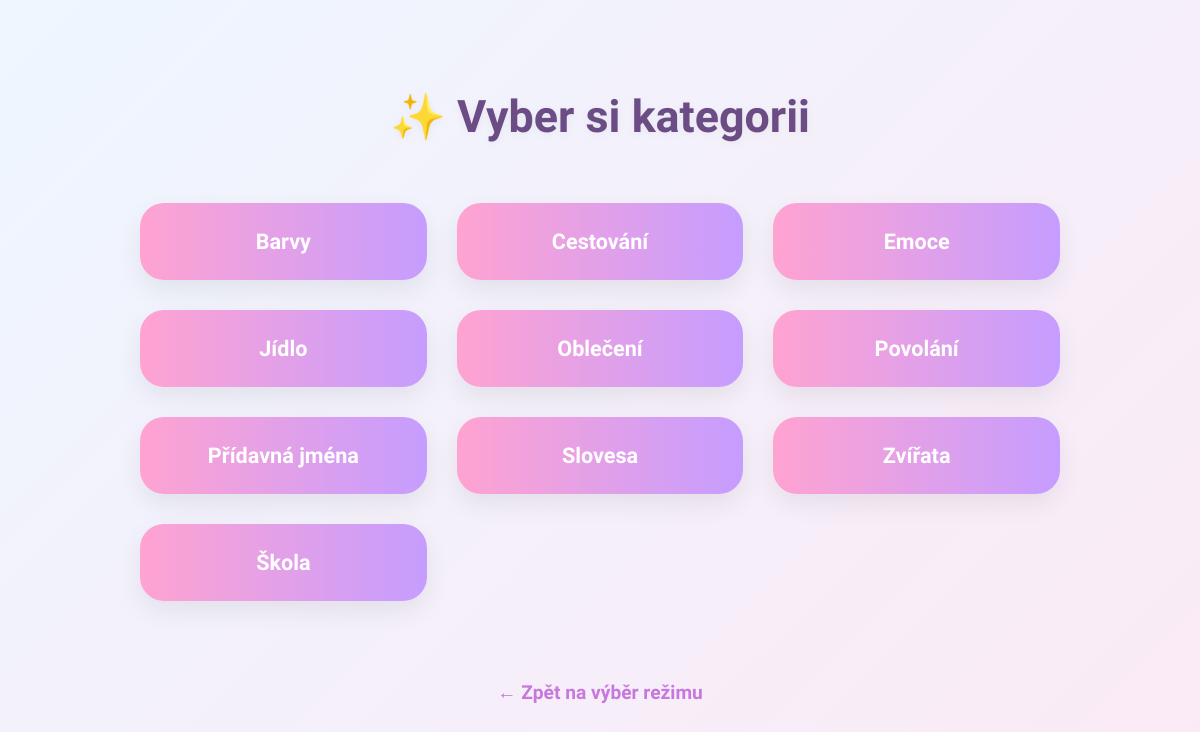
Page /practice/category/ on the earlier database version.
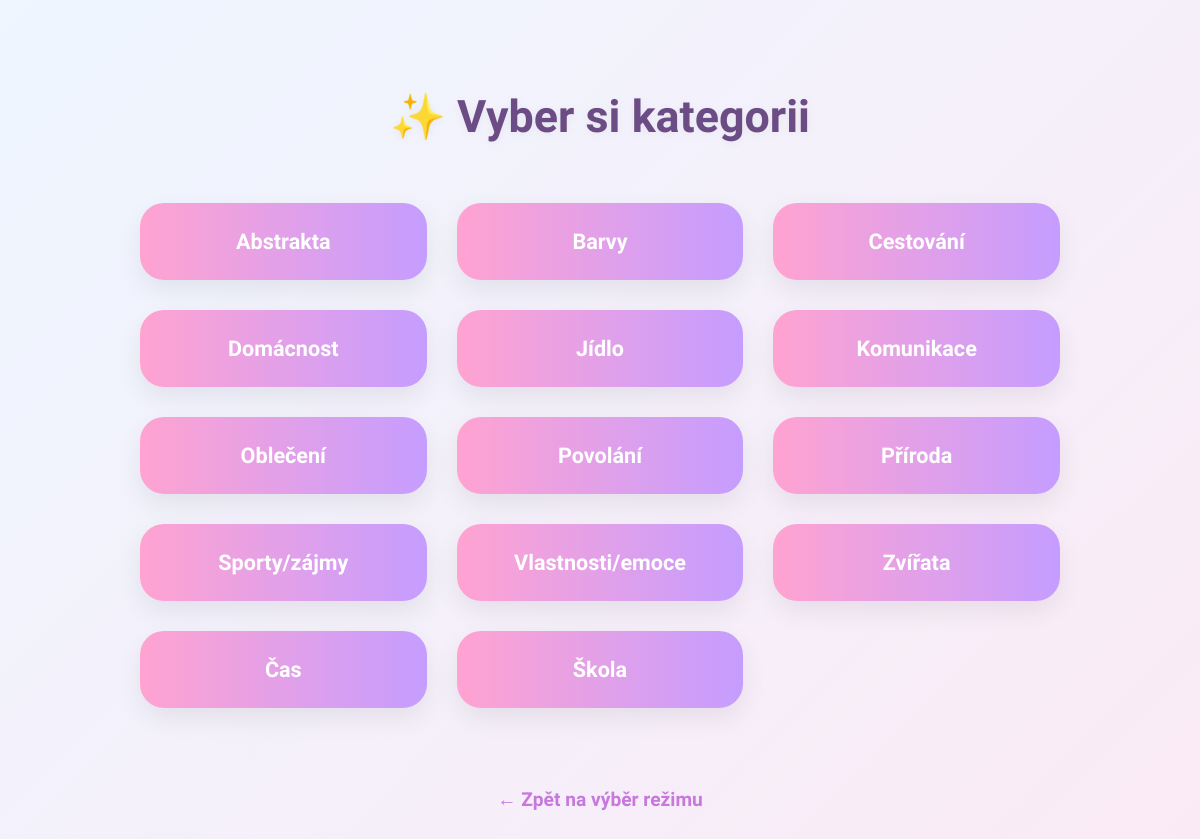
Same page on the later database version.
### core/models.py (models this page shows, shortened)
class Category(models.Model):
    name = models.CharField(max_length=100, unique=True)
    description = models.TextField(blank=True)
    class Meta:
        verbose_name = "Kategorie"
        verbose_name_plural = "Kategorie"
        ordering = ['name']

### core/views.py (the view)
# urls.py: path('practice/category/', views.practice_category, name='practice_category'),
def practice_category(request):
    categories = Category.objects.all()
    return render(request, 'core/practice_category.html', {
        'categories': categories
    })

### core/templates/core/practice_category.html (shortened to what this page needs)
<!DOCTYPE html>
<html lang="cs">
<head>
</head>
<body>
  <h1>✨ Vyber si kategorii</h1>
  <div class="category-grid">
    {% for category in categories %}
      <a href="{% url 'unified_practice_start' 'category' category.id %}" class="category-btn">
        {{ category.name }}
      </a>
    {% endfor %}
  </div>
  <a href="{% url 'practice' %}" class="back-link">← Zpět na výběr režimu</a>
</body>
</html>

### core/templates/core/practice_category.html (style rules this page uses)
* { box-sizing: border-box; }
body { font-family: 'Quicksand', sans-serif; background: linear-gradient(-45deg, #fbe8f5, #e7f8ff, #ffe6f2, #eef6ff); background-size: 400% 400%; animation: dreamyBG 20s ease infinite; margin: 0; padding: 60px 20px; display: flex; flex-direction: column; align-items: center; min-height: 100vh; }
h1 { font-size: 2.8em; color: #6c4c84; margin-bottom: 40px; text-shadow: 0 2px 8px rgba(0, 0, 0, 0.05); }
.category-grid { display: grid; grid-template-columns: repeat(auto-fit, minmax(220px, 1fr)); gap: 30px; width: 100%; max-width: 960px; padding: 20px; }
.category-btn { background: linear-gradient(to right, #ffa3d1, #c59dff); color: white; padding: 26px 32px; border: none; border-radius: 24px; font-size: 1.35em; font-weight: bold; cursor: pointer; text-decoration: none; text-align: center; box-shadow: 0 10px 26px rgba(0, 0, 0, 0.07); transition: transform 0.25s ease, box-shadow 0.25s ease; }
.back-link { margin-top: 60px; text-decoration: none; font-weight: bold; font-size: 1.2em; color: #c678dd; }

Differences in the rows shown:
removed Category: name "Emoce"
removed Category: name "Přídavná jména"
added Category: name "Abstrakta"
added Category: name "Domácnost"
added Category: name "Komunikace"
added Category: name "Příroda"
changed Category: name "Slovesa" → "Sporty/zájmy"
added Category: name "Vlastnosti/emoce"
added Category: name "Čas"
